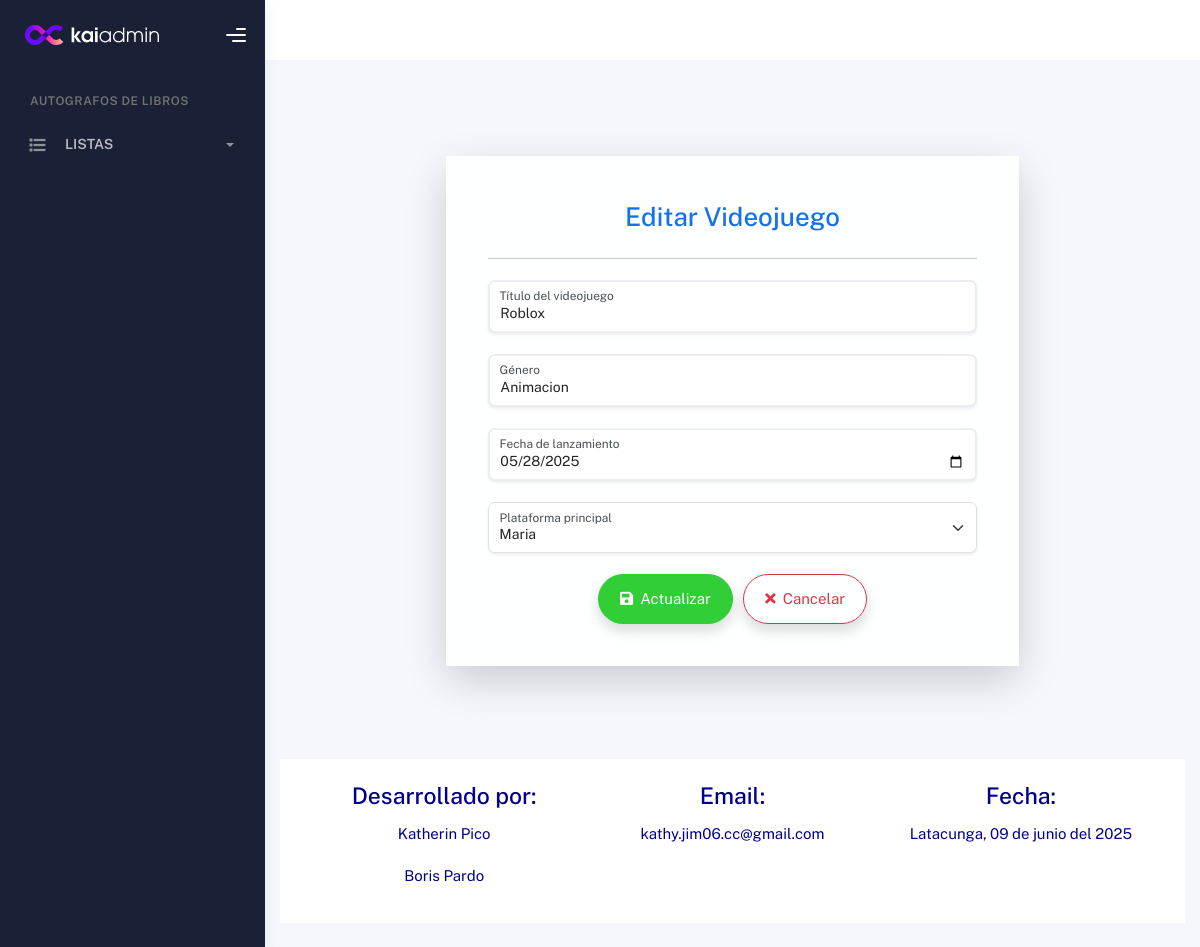
Screenshot of /editarVideojuego/1/ with the database file from the repository.
### Aplicaciones/Videojuego/models.py (models this page shows, shortened)
class Videojuego(models.Model):
    titulo = models.CharField(max_length=100)
    genero = models.CharField(max_length=50)
    fecha_lanzamiento = models.DateField()
    plataforma_principal = models.ForeignKey(Plataforma, on_delete=models.CASCADE, related_name='Plataforma')

### Aplicaciones/Plataforma/models.py (models this page shows, shortened)
class Plataforma(models.Model):
    nombre = models.CharField(max_length=50)
    fabricante = models.CharField(max_length=50)
    lanzamiento = models.DateField()
    version_sistema = models.CharField(max_length=20)

### Aplicaciones/Videojuego/views.py (the view)
# urls.py: path('editarVideojuego/<int:id>/', views.editarVideojuego, name='editarVideojuego'),
def editarVideojuego(request, id):
    videojuegoEditar = Videojuego.objects.get(id=id)
    plataformas = Plataforma.objects.all()
    return render(request, "editarVideojuegos.html", {
        'videojuegoEditar': videojuegoEditar,
        'plataformas': plataformas
    })

### Aplicaciones/Videojuego/templates/editarVideojuegos.html (shortened to what this page needs)
{% extends 'plantilla.html' %}
{% load static %}
{% block contenido %}
<br><br><br>
<div class="row justify-content-center">
    <div class="col-md-8">
        <div class="card shadow-lg border-0 rounded-4">
            <div class="card-body p-5" style="background-color: #feffff;">
                <h2 class="text-center text-primary mb-4">Editar Videojuego</h2>
                <hr class="mb-4">
                <form id="frm_editar_videojuego" method="post" action="/procesarEdicionVideojuego/">
                    <div class="form-floating mb-4">
                        <input type="text" name="titulo" id="titulo" class="form-control rounded-3 shadow-sm" value="{{ videojuegoEditar.titulo }}" placeholder="Título del videojuego" required>
                        <label for="titulo">Título del videojuego</label>
                    </div>
                    <div class="form-floating mb-4">
                        <input type="text" name="genero" id="genero" class="form-control rounded-3 shadow-sm" value="{{ videojuegoEditar.genero }}" placeholder="Género" required>
                        <label for="genero">Género</label>
                    </div>
                    <div class="form-floating mb-4">
                        <input type="date" name="fecha_lanzamiento" id="fecha_lanzamiento" class="form-control rounded-3 shadow-sm" value="{{ videojuegoEditar.fecha_lanzamiento|date:'Y-m-d' }}" required>
                        <label for="fecha_lanzamiento">Fecha de lanzamiento</label>
                    </div>
                    <div class="form-floating mb-4">
                        <select name="plataforma_principal" id="plataforma_principal" class="form-select rounded-3 shadow-sm" required>
                            {% for plataforma in plataformas %}
                                <option value="{{ plataforma.id }}" {% if plataforma.id == videojuegoEditar.plataforma_principal.id %}selected{% endif %}>{{ plataforma.nombre }}</option>
                            {% endfor %}
                        </select>
                        <label for="plataforma_principal">Plataforma principal</label>
                    </div>
                    <div class="text-center mt-4">
                        <button type="submit" class="btn btn-success btn-lg px-4 me-2 rounded-pill shadow">
                            <i class="fa fa-save me-1"></i> Actualizar
                        </button>
                        <a href="/listaVideojuegos/" class="btn btn-outline-danger btn-lg px-4 rounded-pill shadow">
                            <i class="fa fa-times me-1"></i> Cancelar
                        </a>
                    </div>
                </form>
            </div>
        </div>
    </div>
</div>
<br><br><br>
{% endblock %}

### rows the page displays
Videojuego: titulo "Roblox", genero "Animacion", fecha_lanzamiento "05/28/2025", plataforma_principal "Maria"
